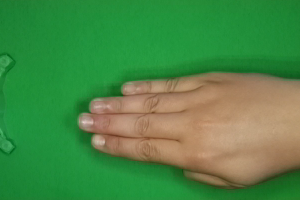
#> input picture models/CNN_1/data/paper/1uoW7QcH2qAgCTxv.png, 300 x 200 px; its folder holds only this picture in this run
$ python datacleaning.py
#> lines starting #> are read from the running program, lines starting #| are printed output that depends on the picture
#> in main, img is the input picture: shape (200, 300, 3); mean B, G, R 69.9, 136, 74.9
# models/CNN_1/datacleaning.py
import os, cv2, numpy as np, random, shutil, argparse
import cv2  # type: ignore
from pathlib import Path
from datetime import datetime

# ---------- Config / CLI ----------
SCRIPT_DIR = Path(__file__).resolve().parent
DEF_INPUT  = SCRIPT_DIR / "data"             # must contain class subfolders: paper/rock/scissors
DEF_OUTPUT = SCRIPT_DIR / "data_augmented"   # default destination

def parse_args():
    p = argparse.ArgumentParser("Data cleaning & offline augmentation")
    p.add_argument("--input_dir",  type=Path, default=DEF_INPUT,
                   help="Source folder with one subfolder per class (default: CNN_1/data)")
    p.add_argument("--output_dir", type=Path, default=DEF_OUTPUT,
                   help="Destination folder (default: CNN_1/data_augmented)")
    p.add_argument("--reset", choices=["clean","backup","keep"], default="clean",
                   help="If output exists: clean=delete, backup=rename, keep=leave as is (default: clean)")
    p.add_argument("--inplace", action="store_true",
                   help="Overwrite the input in place (ignores --reset and --output_dir)")
    p.add_argument("--width",  type=int, default=300, help="Resize width (default: 300)")
    p.add_argument("--height", type=int, default=200, help="Resize height (default: 200)")
    p.add_argument("--seed",   type=int, default=42,  help="Random seed for reproducibility")
    return p.parse_args()

ARGS = parse_args()
INPUT_BASE  = ARGS.input_dir.resolve()
OUTPUT_BASE = (INPUT_BASE if ARGS.inplace else ARGS.output_dir.resolve())
TARGET_SIZE = (ARGS.width, ARGS.height)  # OpenCV uses (width, height)
SEED        = ARGS.seed

# ---------- Augmentation ----------
def random_rotate(img, max_angle=25, min_angle=5):
#> called with max_angle = 25, min_angle = 5
    angle = random.choice([random.uniform(-max_angle, -min_angle),
                           random.uniform(min_angle, max_angle)])
    h, w = img.shape[:2]
#> h = 200; w = 300
    M = cv2.getRotationMatrix2D((w // 2, h // 2), angle, 1.0)
    return cv2.warpAffine(img, M, (w, h), borderMode=cv2.BORDER_REFLECT_101)
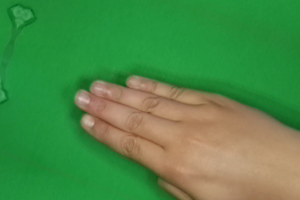
#> returned value: shape (200, 300, 3); mean of channels 0, 1, 2 71.5, 138.6, 75.7; drawn as B, G, R

def random_brightness_contrast(img, alpha_range=(0.6, 1.6), beta_range=(-60, 60)):
#> called with alpha_range = (0.6, 1.6), beta_range = (-60, 60)
    alpha = random.uniform(*alpha_range)  # contrast
    beta  = random.randint(*beta_range)   # brightness
    return cv2.convertScaleAbs(img, alpha=alpha, beta=beta)
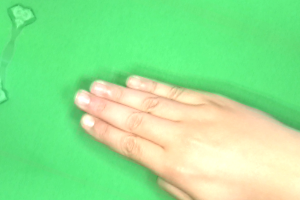
#> returned value: shape (200, 300, 3); mean of channels 0, 1, 2 145.2, 230.9, 144.2; drawn as B, G, R

def transform(img, p_flip=0.5, p_rotate=0.5):
    if random.random() < p_flip:
        img = cv2.flip(img, 1)
    if random.random() < p_rotate:
        img = random_rotate(img)
    return random_brightness_contrast(img)

def is_image_file(name: str) -> bool:
    n = name.lower()
    return n.endswith((".jpg", ".jpeg", ".png"))

# ---------- Main ----------
def main():
    if not INPUT_BASE.exists():
        raise FileNotFoundError(f"Source folder not found: {INPUT_BASE}")

    random.seed(SEED); np.random.seed(SEED)

    # prepare destination
    if not ARGS.inplace:
        if OUTPUT_BASE.exists():
            if ARGS.reset == "clean":
                shutil.rmtree(OUTPUT_BASE)
            elif ARGS.reset == "backup":
                bkp = OUTPUT_BASE.with_name(
                    f"{OUTPUT_BASE.name}_old_{datetime.now():%Y%m%d_%H%M%S}"
                )
                OUTPUT_BASE.rename(bkp)
        OUTPUT_BASE.mkdir(parents=True, exist_ok=True)

    # classes = all subfolders in the input
    class_dirs = [d for d in INPUT_BASE.iterdir() if d.is_dir()]
    if not class_dirs:
        raise RuntimeError(f"No class subfolders found in {INPUT_BASE}")

    mode = "INPLACE (overwriting input)" if ARGS.inplace else f"→ {OUTPUT_BASE}"
    print(f"➡️  Offline augmentation\n   Input : {INPUT_BASE}\n   Output: {mode}\n   Size  : {TARGET_SIZE}\n   Seed  : {SEED}")

    total = 0
    for cls in sorted(class_dirs):
        dst = (cls if ARGS.inplace else OUTPUT_BASE / cls.name)
        dst.mkdir(parents=True, exist_ok=True)

        files = [f for f in os.listdir(cls) if is_image_file(f)]
        print(f"  - {cls.name}: {len(files)} files")
        for fname in files:
            src = cls / fname
            img = cv2.imread(str(src))
            if img is None:
                print(f"    ! Cannot read: {src}")
                continue
            img = cv2.resize(img, TARGET_SIZE)
            img = transform(img)
            ok = cv2.imwrite(str(dst / fname), img)
            if not ok:
                print(f"    ! Save error: {dst / fname}")
                continue
            total += 1
#> pass 2 of the loop in main, `for cls in sorted(class_dirs):`:
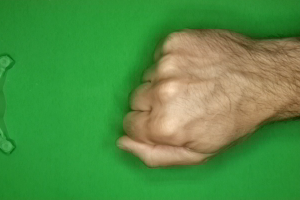
#> input picture models/CNN_1/data/rock/2f25VA1nfxiC86xj.png, 300 x 200 px
#> in main, img is the input picture: shape (200, 300, 3); mean B, G, R 66.7, 143.2, 78.5
#> in random_brightness_contrast (call 2), `return cv2.convertScaleAbs(img, alpha=alpha, beta=beta)`:
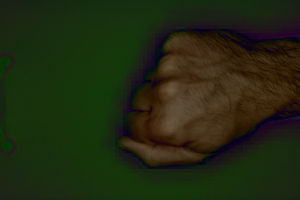
#> returned value: shape (200, 300, 3); mean of channels 0, 1, 2 17, 41.6, 33.4; drawn as B, G, R

    print(f"\n✅ Done: {total} images processed in {OUTPUT_BASE if not ARGS.inplace else INPUT_BASE}")

if __name__ == "__main__":
    main()
